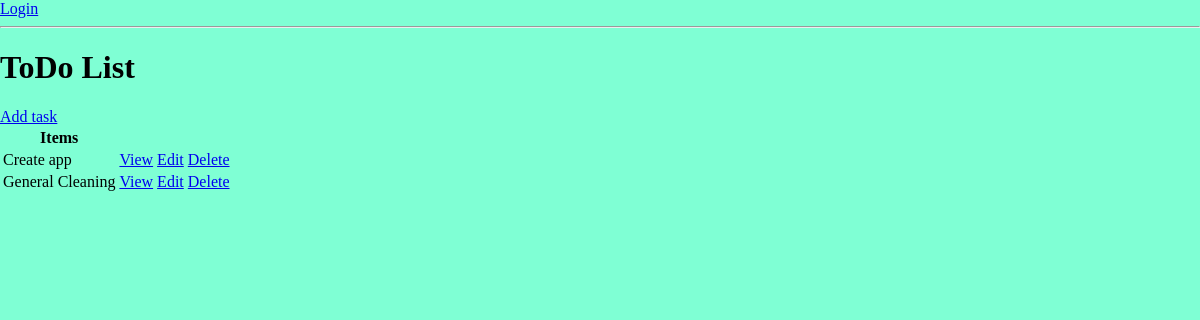
/, run on an earlier commit of the app's database.
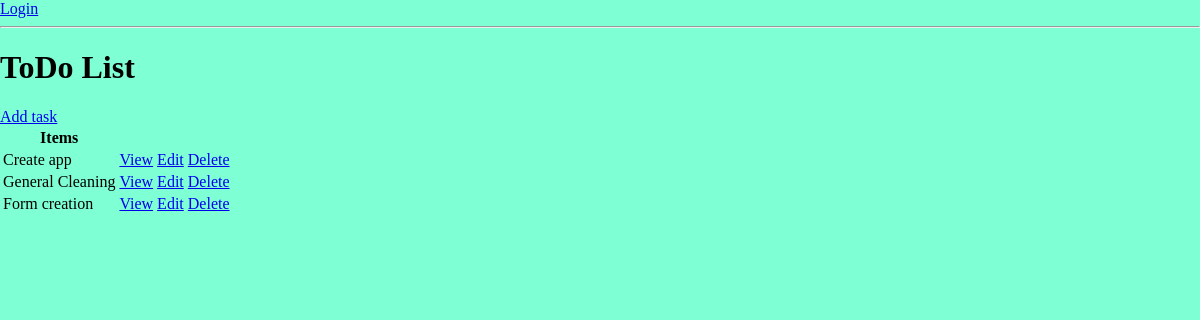
And on a later commit of the database.
### tasks/models.py (models this page shows, shortened)
class Task(models.Model):
    User = models.ForeignKey(
        User, null=True, blank=True, on_delete=models.CASCADE)
    title = models.CharField(max_length=200)
    description = models.TextField(null=True, blank=True)
    complete = models.BooleanField(default=False)
    created = models.DateField(auto_now_add=True)
    class Meta:
        ordering = ['complete']

### tasks/views.py (the view)
# urls.py: path("", views.StartingPage.as_view(), name="tasks"),
class StartingPage(ListView):
    model = Task
    template_name = 'tasks/index.html'
    context_object_name = 'tasks'

### tasks/templates/tasks/index.html (shortened to what this page needs)
{% extends "base.html" %}
{% block content %}
    {% if request.user.is_authenticated %}
        <p>{{request.user}}</p>
        <a href="{% url "logout" %}">Logout</a>
    {% else %}
        <a href="{% url "login" %}">Login</a>
    {% endif %}
    <hr />
    <h1> ToDo List</h1>
    <a href="{% url "task_create" %}">Add task</a>
    <table>
        <tr>
            <th> Items </th>
            <th></th>
            <th></th>
        </tr>
        {% for task in tasks %}
        <tr>
            <td>
                {{task.title}}
            </td>
            <td>
                <a href="{% url "task_detail" task.id %}">View</a>
            </td>
            <td>
                <a href="{% url "task_update" task.id %}">Edit</a>
            </td>
            <td>
                <a href="{% url "task_delete" task.id %}">Delete</a>
            </td>
        </tr>
        {% empty %}
            <h3> No items in the table.</h3>
         {% endfor %}
    </table>
{% endblock content %}

What changed in the data, as far as the page shows it:
added Task: title "Form creation"
